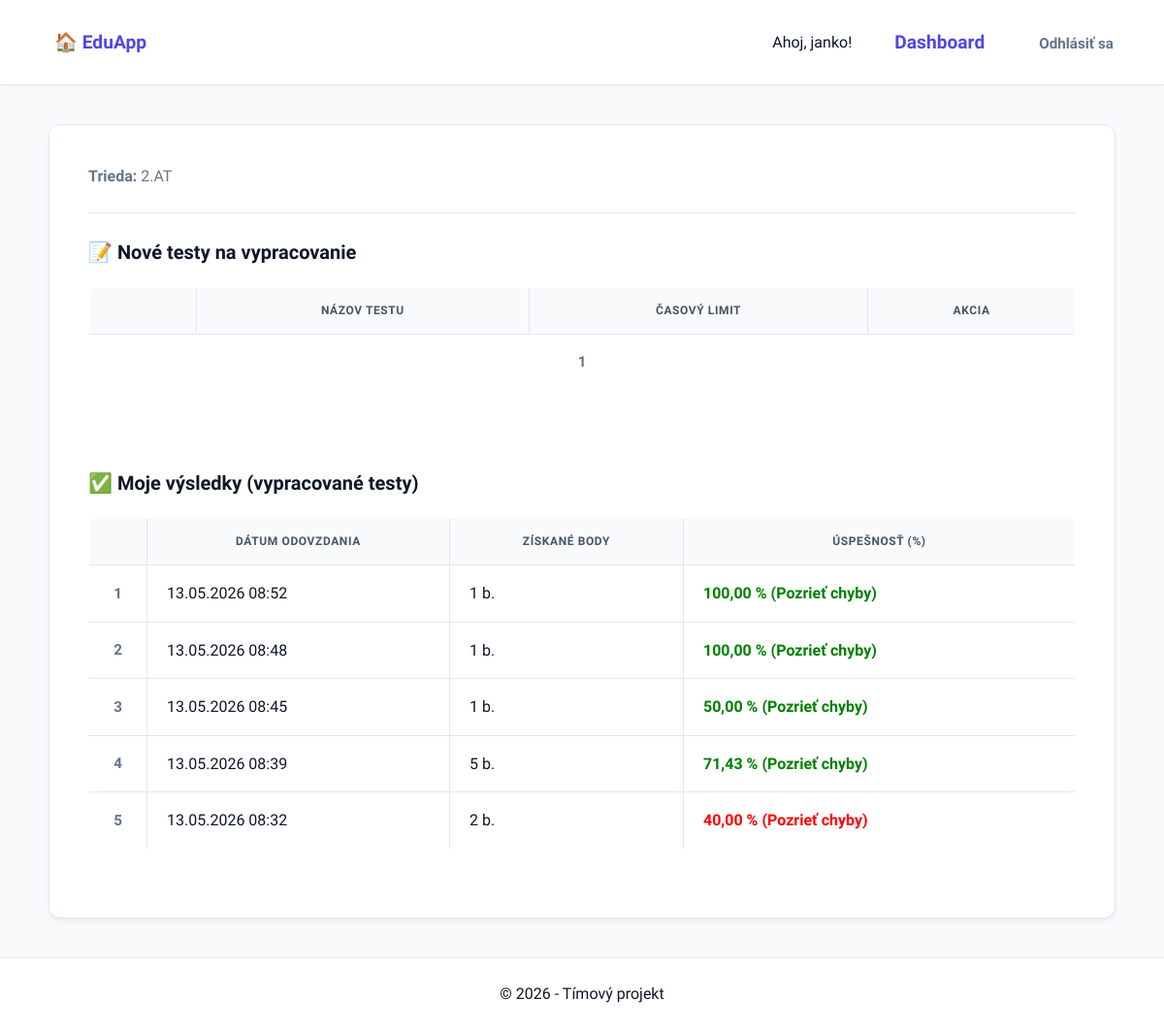
/dashboard/ (signed in), run on the app's committed database.
### quiz/models.py (models this page shows, shortened)
class Profil(models.Model):
    user = models.OneToOneField(User, on_delete=models.CASCADE, related_name='profil')
    vek = models.PositiveIntegerField(null=True, blank=True)
    is_teacher = models.BooleanField(default=False)
    trieda = models.ForeignKey(Trieda, on_delete=models.SET_NULL, null=True, blank=True, related_name='studenti')

class Trieda(models.Model):
    nazov = models.CharField(max_length=10, unique=True)
    class Meta:
        verbose_name_plural = "Triedy"

class Result(models.Model):
    user = models.ForeignKey(User, on_delete=models.CASCADE)
    test = models.ForeignKey('Test', on_delete=models.CASCADE)
    score = models.IntegerField()
    percentage = models.DecimalField(max_digits=5, decimal_places=2)
    completed_at = models.DateTimeField(auto_now_add=True)

### quiz/views.py (the view)
# urls.py: path('dashboard/', views.dashboard, name='dashboard'),
@login_required
def dashboard(request):
    profil, _ = Profil.objects.get_or_create(user=request.user)
    if is_teacher_or_staff(request.user):
        testy = Test.objects.prefetch_related('assigned_classes').all()
        publikovany_filter = request.GET.get('publikovany', '')
        trieda_filter = request.GET.get('trieda', '')
        predmet_filter = request.GET.get('predmet', '')
        if publikovany_filter == '1':
            testy = testy.filter(is_published=True)
        elif publikovany_filter == '0':
            testy = testy.filter(is_published=False)
        if trieda_filter:
            testy = testy.filter(assigned_classes__nazov=trieda_filter)
        if predmet_filter:
            testy = testy.filter(subject__icontains=predmet_filter)
        triedy = Trieda.objects.all()
        return render(request, 'quiz/ucitel_dashboard.html', {
            'testy': testy,
            'triedy': triedy,
            'publikovany_filter': publikovany_filter,
            'trieda_filter': trieda_filter,
            'predmet_filter': predmet_filter,
        })
    else:
        predmet_filter = request.GET.get('predmet', '')
        vsetky_testy = Test.objects.filter(is_published=True, assigned_classes=profil.trieda)
        if predmet_filter:
            vsetky_testy = vsetky_testy.filter(subject__icontains=predmet_filter)
        vypracovane_ids = Result.objects.filter(user=request.user).values_list('test_id', flat=True)
        nove_testy = vsetky_testy.exclude(id__in=vypracovane_ids)
        vysledky = Result.objects.filter(user=request.user).select_related('test').order_by('-completed_at')
        return render(request, 'quiz/student_dashboard.html', {
            'nove_testy': nove_testy,
            'vysledky': vysledky,
            'predmet_filter': predmet_filter,
        })

### quiz/views.py (called while the page is built)
def is_teacher_or_staff(user):
    try:
        return user.profil.is_teacher or user.is_staff
    except Profil.DoesNotExist:
        return user.is_staff

### quiz/templates/quiz/student_dashboard.html (shortened to what this page needs)
{% extends 'quiz/base.html' %}
{% block content %}
<p><strong>Trieda:</strong> {{ user.profil.trieda.nazov|default:"Nezaradený (kontaktuj učiteľa)" }}</p>
<hr>
<h3>📝 Nové testy na vypracovanie</h3>
<table border="1" cellpadding="10" style="width:100%; border-collapse: collapse; margin-bottom: 30px;">
    <thead>
        <tr style="background-color: #f2f2f2;">
            <th>Predmet</th>
            <th>Názov testu</th>
            <th>Časový limit</th>
            <th>Akcia</th>
        </tr>
    </thead>
    <tbody>
        {% for test in nove_testy %}
        <tr>
            <td>{{ test.subject }}</td>
            <td><strong>{{ test.title }}</strong></td>
            <td>{{ test.time_limit }} min</td>
            <td>
                <a href="{% url 'spustit_test' test.id %}">
                    <button style="background-color: #28a745; color: white; border: none; padding: 5px 15px; border-radius: 4px; cursor: pointer;">▶ Spustiť test</button>
                </a>
            </td>
        </tr>
        {% empty %}
        <tr>
            <td colspan="4" style="text-align: center; color: gray;">Momentálne nemáš žiadne nové testy.</td>
        </tr>
        {% endfor %}
    </tbody>
</table>
<br>
<h3>✅ Moje výsledky (vypracované testy)</h3>
<table border="1" cellpadding="10" style="width:100%; border-collapse: collapse;">
    <thead>
        <tr style="background-color: #e8f5e9;">
            <th>Názov testu</th>
            <th>Dátum odovzdania</th>
            <th>Získané body</th>
            <th>Úspešnosť (%)</th>
        </tr>
    </thead>
    <tbody>
        {% for r in vysledky %}
        <tr>
            <td>{{ r.test.title }}</td>
            <td>{{ r.completed_at|date:"d.m.Y H:i" }}</td>
            <td>{{ r.score }} b.</td>
            <td>
                <a href="{% url 'detail_vysledku' r.id %}" style="text-decoration: none;">
                    <strong style="color: {% if r.percentage >= 50 %}green{% else %}red{% endif %};">
                        {{ r.percentage }} % (Pozrieť chyby)
                    </strong>
                </a>
            </td>
        </tr>
        {% empty %}
        <tr>
            <td colspan="4" style="text-align: center; color: gray;">Zatiaľ si neodovzdal žiadny test.</td>
        </tr>
        {% endfor %}
    </tbody>
</table>
{% endblock %}

### quiz/templates/quiz/base.html (shortened to what this page needs)
{% load static %}
<!DOCTYPE html>
<html lang="sk">
<head>
    <link rel="stylesheet" href="{% static 'quiz/style.css' %}">
</head>
<body>
    <nav class="main-nav">
        <div class="nav-logo">
            <a href="{% url 'index' %}">🏠 EduApp</a>
        </div>
        <div class="nav-links">
            {% if user.is_authenticated %}
                <span class="user-welcome">Ahoj, {{ user.username }}!</span>
                <a href="{% url 'dashboard' %}" class="link-dashboard">Dashboard</a>
                <form action="{% url 'logout' %}" method="post" class="logout-form">
                    <button type="submit" class="btn-logout">Odhlásiť sa</button>
                </form>
            {% else %}
                {% if request.resolver_match.url_name != 'login' %}
                    <a href="{% url 'login' %}" class="btn-login">Prihlásiť sa</a>
                {% endif %}
            {% endif %}
        </div>
    </nav>
    <main class="container">
        {% block content %}{% endblock %}
    </main>
    <footer class="main-footer">
        &copy; 2026 - Tímový projekt
    </footer>
</body>
</html>

### data on the page
Result: completed_at "13.05.2026 08:52", score "1", percentage "100,00"
Result: completed_at "13.05.2026 08:48", score "1", percentage "100,00"
Result: completed_at "13.05.2026 08:45", score "1", percentage "50,00"
Result: completed_at "13.05.2026 08:39", score "5", percentage "71,43"
Result: completed_at "13.05.2026 08:32", score "2", percentage "40,00"

### other printed values
{{ user.username }} "janko"
{{ user.profil.trieda.nazov|default:"Nezaradený (kontaktuj učiteľa)" }} "2.AT"
